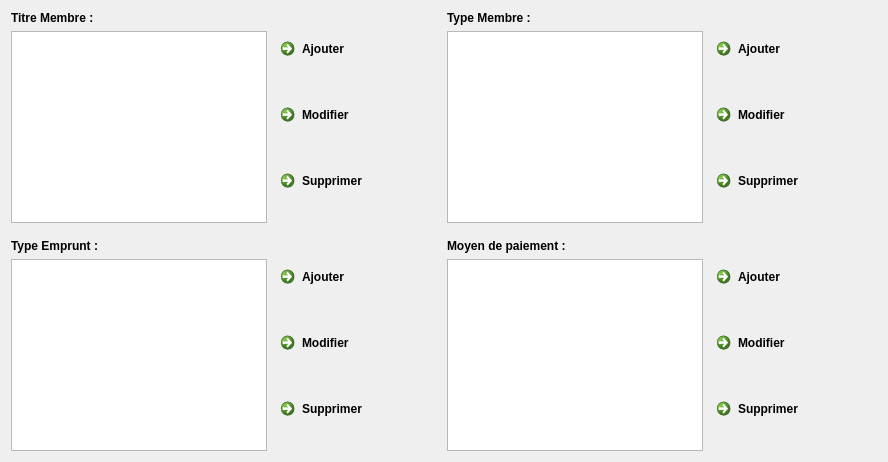
     <widget class="QWidget" name="Membre">
      <attribute name="title">
       <string>Membres/Emprunt</string>
      </attribute>
      <layout class="QGridLayout" name="gridLayout_9">
       <item row="0" column="0">
        <layout class="QGridLayout" name="GL_4">
         <item row="0" column="0">
          <widget class="QLabel" name="Lb_MembresTitre">
           <property name="font">
            <font>
             <weight>75</weight>
             <bold>true</bold>
            </font>
           </property>
           <property name="text">
            <string>Titre Membre :</string>
           </property>
          </widget>
         </item>
         <item row="2" column="0" rowspan="3">
          <widget class="QTableView" name="TbV_MembresTitre">
           <property name="alternatingRowColors">
            <bool>true</bool>
           </property>
           <property name="selectionMode">
            <enum>QAbstractItemView::SingleSelection</enum>
           </property>
           <property name="selectionBehavior">
            <enum>QAbstractItemView::SelectRows</enum>
           </property>
          </widget>
         </item>
         <item row="2" column="1">
          <widget class="QCommandLinkButton" name="Bt_AjouterMembreTitre">
           <property name="text">
            <string>Ajouter</string>
           </property>
           <property name="icon">
            <iconset resource="ImagesIcones.qrc">
             <normaloff>:/BBD_Ajouter.png</normaloff>:/BBD_Ajouter.png</iconset>
           </property>
           <property name="iconSize">
            <size>
             <width>30</width>
             <height>30</height>
            </size>
           </property>
          </widget>
         </item>
         <item row="3" column="1">
          <widget class="QCommandLinkButton" name="Bt_ModifierMembreTitre">
           <property name="text">
            <string>Modifier</string>
           </property>
           <property name="icon">
            <iconset resource="ImagesIcones.qrc">
             <normaloff>:/BDD_Modifier.png</normaloff>:/BDD_Modifier.png</iconset>
           </property>
           <property name="iconSize">
            <size>
             <width>30</width>
             <height>30</height>
            </size>
           </property>
          </widget>
         </item>
         <item row="4" column="1">
          <widget class="QCommandLinkButton" name="Bt_SupprimerMembreTitre">
           <property name="text">
            <string>Supprimer</string>
           </property>
           <property name="icon">
            <iconset resource="ImagesIcones.qrc">
             <normaloff>:/BDD_Supprimer.png</normaloff>:/BDD_Supprimer.png</iconset>
           </property>
           <property name="iconSize">
            <size>
             <width>30</width>
             <height>30</height>
            </size>
           </property>
          </widget>
         </item>
         <item row="0" column="2">
          <widget class="QLabel" name="Lb_MembresType">
           <property name="font">
            <font>
             <weight>75</weight>
             <bold>true</bold>
            </font>
           </property>
           <property name="text">
            <string>Type Membre :</string>
           </property>
          </widget>
         </item>
         <item row="2" column="2" rowspan="3">
          <widget class="QTableView" name="TbV_MembresType">
           <property name="alternatingRowColors">
            <bool>true</bool>
           </property>
           <property name="selectionMode">
            <enum>QAbstractItemView::SingleSelection</enum>
           </property>
           <property name="selectionBehavior">
            <enum>QAbstractItemView::SelectRows</enum>
           </property>
          </widget>
         </item>
         <item row="2" column="3">
          <widget class="QCommandLinkButton" name="Bt_AjouterMembreType">
           <property name="text">
            <string>Ajouter</string>
           </property>
           <property name="icon">
            <iconset resource="ImagesIcones.qrc">
             <normaloff>:/BBD_Ajouter.png</normaloff>:/BBD_Ajouter.png</iconset>
           </property>
           <property name="iconSize">
            <size>
             <width>30</width>
             <height>30</height>
            </size>
           </property>
          </widget>
         </item>
         <item row="3" column="3">
          <widget class="QCommandLinkButton" name="Bt_ModifierMembreType">
           <property name="text">
            <string>Modifier</string>
           </property>
           <property name="icon">
            <iconset resource="ImagesIcones.qrc">
             <normaloff>:/BDD_Modifier.png</normaloff>:/BDD_Modifier.png</iconset>
           </property>
           <property name="iconSize">
            <size>
             <width>30</width>
             <height>30</height>
            </size>
           </property>
          </widget>
         </item>
         <item row="4" column="3">
          <widget class="QCommandLinkButton" name="Bt_SupprimerMembreType">
           <property name="text">
            <string>Supprimer</string>
           </property>
           <property name="icon">
            <iconset resource="ImagesIcones.qrc">
             <normaloff>:/BDD_Supprimer.png</normaloff>:/BDD_Supprimer.png</iconset>
           </property>
           <property name="iconSize">
            <size>
             <width>30</width>
             <height>30</height>
            </size>
           </property>
          </widget>
         </item>
         <item row="5" column="0" colspan="4">
          <spacer name="verticalSpacer">
           <property name="orientation">
            <enum>Qt::Vertical</enum>
           </property>
           <property name="sizeType">
            <enum>QSizePolicy::Fixed</enum>
           </property>
           <property name="sizeHint" stdset="0">
            <size>
             <width>10</width>
             <height>10</height>
            </size>
           </property>
          </spacer>
         </item>
         <item row="6" column="0">
          <widget class="QLabel" name="Lb_EmpruntType">
           <property name="font">
            <font>
             <weight>75</weight>
             <bold>true</bold>
            </font>
           </property>
           <property name="text">
            <string>Type Emprunt :</string>
           </property>
          </widget>
         </item>
         <item row="7" column="1">
          <widget class="QCommandLinkButton" name="Bt_AjouterEmpruntType">
           <property name="text">
            <string>Ajouter</string>
           </property>
           <property name="icon">
            <iconset resource="ImagesIcones.qrc">
             <normaloff>:/BBD_Ajouter.png</normaloff>:/BBD_Ajouter.png</iconset>
           </property>
           <property name="iconSize">
            <size>
             <width>30</width>
             <height>30</height>
            </size>
           </property>
          </widget>
         </item>
         <item row="8" column="1">
          <widget class="QCommandLinkButton" name="Bt_ModifierEmpruntType">
           <property name="text">
            <string>Modifier</string>
           </property>
           <property name="icon">
            <iconset resource="ImagesIcones.qrc">
             <normaloff>:/BDD_Modifier.png</normaloff>:/BDD_Modifier.png</iconset>
           </property>
           <property name="iconSize">
            <size>
             <width>30</width>
             <height>30</height>
            </size>
           </property>
          </widget>
         </item>
         <item row="9" column="1">
          <widget class="QCommandLinkButton" name="Bt_SupprimerEmpruntType">
           <property name="text">
            <string>Supprimer</string>
           </property>
           <property name="icon">
            <iconset resource="ImagesIcones.qrc">
             <normaloff>:/BDD_Supprimer.png</normaloff>:/BDD_Supprimer.png</iconset>
           </property>
           <property name="iconSize">
            <size>
             <width>30</width>
             <height>30</height>
            </size>
           </property>
          </widget>
         </item>
         <item row="7" column="0" rowspan="3">
          <widget class="QTableView" name="TbV_EmpruntType">
           <property name="alternatingRowColors">
            <bool>true</bool>
           </property>
           <property name="selectionMode">
            <enum>QAbstractItemView::SingleSelection</enum>
           </property>
           <property name="selectionBehavior">
            <enum>QAbstractItemView::SelectRows</enum>
           </property>
          </widget>
         </item>
         <item row="6" column="2">
          <widget class="QLabel" name="Lb_MembresPaiement">
           <property name="font">
            <font>
             <weight>75</weight>
             <bold>true</bold>
            </font>
           </property>
           <property name="text">
            <string>Moyen de paiement :</string>
           </property>
          </widget>
         </item>
         <item row="7" column="3">
          <widget class="QCommandLinkButton" name="Bt_AjouterMembrePaiement">
           <property name="text">
            <string>Ajouter</string>
           </property>
           <property name="icon">
            <iconset resource="ImagesIcones.qrc">
             <normaloff>:/BBD_Ajouter.png</normaloff>:/BBD_Ajouter.png</iconset>
           </property>
           <property name="iconSize">
            <size>
             <width>30</width>
             <height>30</height>
            </size>
           </property>
          </widget>
         </item>
         <item row="8" column="3">
          <widget class="QCommandLinkButton" name="Bt_ModifierMembrePaiement">
           <property name="text">
            <string>Modifier</string>
           </property>
           <property name="icon">
            <iconset resource="ImagesIcones.qrc">
             <normaloff>:/BDD_Modifier.png</normaloff>:/BDD_Modifier.png</iconset>
           </property>
           <property name="iconSize">
            <size>
             <width>30</width>
             <height>30</height>
            </size>
           </property>
          </widget>
         </item>
         <item row="9" column="3">
          <widget class="QCommandLinkButton" name="Bt_SupprimerMembrePaiement">
           <property name="text">
            <string>Supprimer</string>
           </property>
           <property name="icon">
            <iconset resource="ImagesIcones.qrc">
             <normaloff>:/BDD_Supprimer.png</normaloff>:/BDD_Supprimer.png</iconset>
           </property>
           <property name="iconSize">
            <size>
             <width>30</width>
             <height>30</height>
            </size>
           </property>
          </widget>
         </item>
         <item row="7" column="2" rowspan="3">
          <widget class="QTableView" name="TbV_MembresPaiement">
           <property name="alternatingRowColors">
            <bool>true</bool>
           </property>
           <property name="selectionMode">
            <enum>QAbstractItemView::SingleSelection</enum>
           </property>
           <property name="selectionBehavior">
            <enum>QAbstractItemView::SelectRows</enum>
           </property>
          </widget>
         </item>
        </layout>
       </item>
      </layout>
     </widget>
